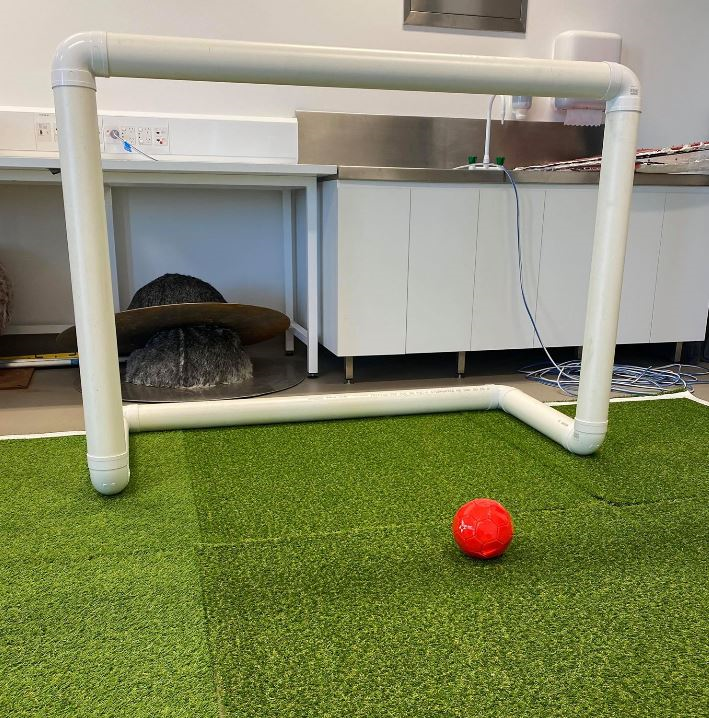
#> input picture Image-Processing/1. GUI-Segmentation/red3.png, 709 x 718 px
$ python main.py
#> lines starting #> are read from the running program, lines starting #| are printed output that depends on the picture; after the words box and inside, x2 and y2 are one past the last pixel; in counts of white or black regions, pixels touching at a corner belong together
from __future__ import division
import cv2
import numpy as np

def nothing(*arg):
    pass
# Set the starting position of the Colour Sliders to the default red HSV range.
starting_colour = (0, 100, 80, 10, 255, 255)   # Low HSV values, followed by the High HSV values
cv2.namedWindow('ColourSegmentation')
# Low Boundary range of the HSV Colour Sliders.
cv2.createTrackbar('Hue_Low', 'ColourSegmentation', starting_colour[0], 255, nothing)
cv2.createTrackbar('Sat_Low', 'ColourSegmentation', starting_colour[1], 255, nothing)
cv2.createTrackbar('Val_Low', 'ColourSegmentation', starting_colour[2], 255, nothing)
# High Boundary range of the HSV Colour Sliders.
cv2.createTrackbar('Hue_High', 'ColourSegmentation', starting_colour[3], 255, nothing)
cv2.createTrackbar('Sat_High', 'ColourSegmentation', starting_colour[4], 255, nothing)
cv2.createTrackbar('Val_High', 'ColourSegmentation', starting_colour[5], 255, nothing)
# Assign the Image file of the soccer ball to determine HSV classification.
Original = cv2.imread('red3.png')
#> Original is the input picture: shape (718, 709, 3); mean B, G, R 101.1, 137, 132.4
# Obtain the HSV values from the Colour Sliders.
while True:
    Hue_Low = cv2.getTrackbarPos('Hue_Low', 'ColourSegmentation')
    Sat_Low = cv2.getTrackbarPos('Sat_Low', 'ColourSegmentation')
    Val_Low = cv2.getTrackbarPos('Val_Low', 'ColourSegmentation')
    Hue_High = cv2.getTrackbarPos('Hue_High', 'ColourSegmentation')
    Sat_High = cv2.getTrackbarPos('Sat_High', 'ColourSegmentation')
    Val_High = cv2.getTrackbarPos('Val_High', 'ColourSegmentation')
    # Display the unedited first photo that was uploaded.
    cv2.imshow('InputtedImage', Original)
    # Apply the Gaussian Blur filter to reduce unwanted noise and reduce detail to create the mask
    Image_BGR = cv2.GaussianBlur(Original, (7, 7), 0)
    # Since OpenCV is in BGR, convert the BGR from the image into the desired HSV state (model)
    hsv = cv2.cvtColor(Image_BGR, cv2.COLOR_BGR2HSV)
#> hsv: shape (718, 709, 3); mean H, S, V 38.2, 90.1, 141.7
    # Assigning both the lowest and highest values of Hue, Saturation and Value to give the HSV range.
    Color_LowRange = np.array([Hue_Low, Sat_Low, Val_Low])
    Color_HighRange = np.array([Hue_High, Sat_High, Val_High])
    mask = cv2.inRange(hsv, Color_LowRange, Color_HighRange)
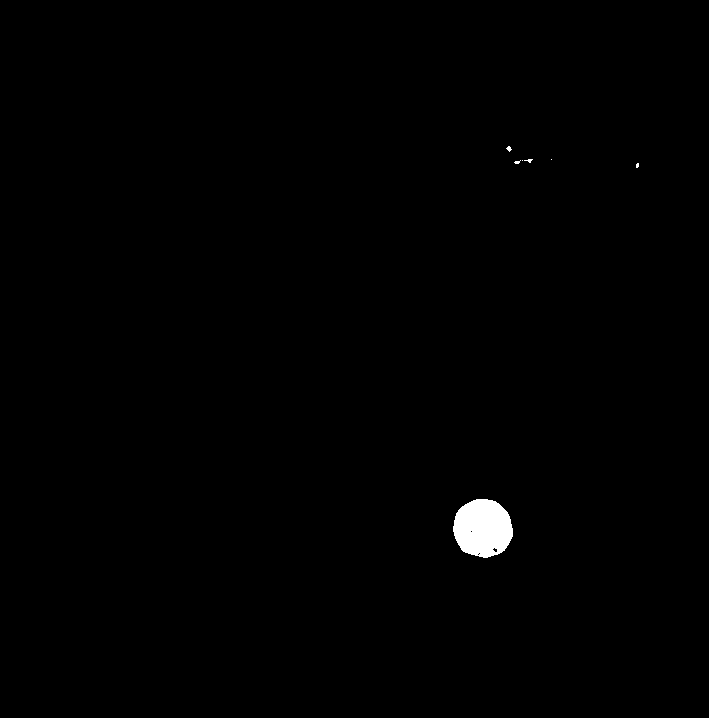
#> mask: shape (718, 709); 0.55% white; 7 white regions (5 under 20 px), largest, box (x1, y1, x2, y2) and area: (453, 499, 513, 558) 2750, (506, 146, 512, 152) 20
    # The getStructuring OpenCV command allows the structure of the kernel to be generated
    kernal = cv2.getStructuringElement(cv2.MORPH_ELLIPSE, (7, 7))
    # The Morph Close closes in small holes left in the masked image (Dilation)
    mask = cv2.morphologyEx(mask, cv2.MORPH_CLOSE, kernal)
#> mask: shape (718, 709); 0.56% white; 7 white regions (5 under 20 px), largest, box (x1, y1, x2, y2) and area: (453, 499, 513, 558) 2763, (506, 146, 512, 152) 20
    # The Morph open is applied to remove noise from the background of the masked image (Erosion)
    mask = cv2.morphologyEx(mask, cv2.MORPH_OPEN, kernal)
#> mask: shape (718, 709); 0.54% white; 1 white region, box (x1, y1, x2, y2) and area: (453, 499, 513, 558) 2761
    # Display the mask after the Morpholgical Operations have been applied
    cv2.imshow('MaskedImage', mask)
    # Inserts the mask over the original image that was uploaded
    result = cv2.bitwise_and(Original, Original, mask=mask)
    # Outputs the final image that has had the HSV model segmented
    #result = cv2.resize(result, (700, 400))
    cv2.imshow('ColourSegmentation', result)
    # This function checks whether a key has been pressed where it then repeats the code segment
    k = cv2.waitKey(5) & 0xFF
#> (key Esc is pressed here)
    if k == 27:
        break
# Closes all windows and stops the program running
cv2.destroyAllWindows()
